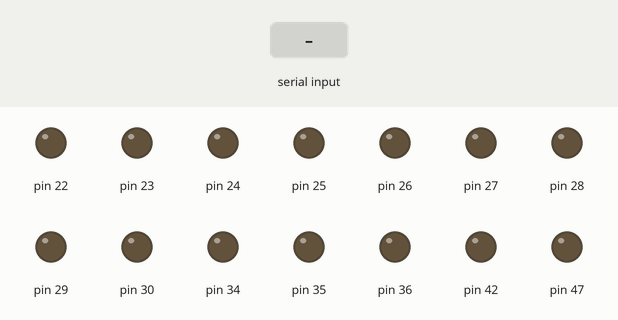
Recording of a sketch running on a simulated Arduino Mega 2560, built with avr-gcc and run on an emulated ATmega2560. Parts: output pins drawn as LEDs (lit = HIGH). Inputs (shaded band) come from the test bench.

Above: at 1.2 s.
1.3 s: "singapore 1\n" received over the second serial link
At 2.5 s:
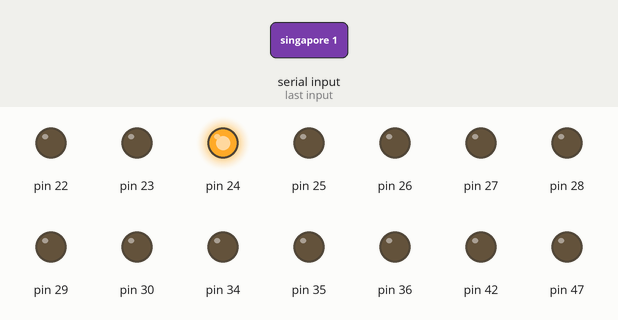
2.8 s: "cairo 1\n" received over the second serial link
At 3.7 s:
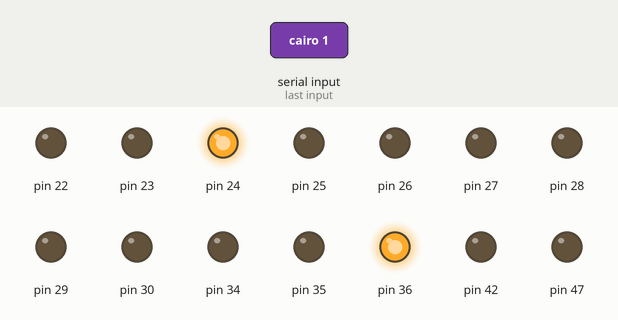
4.3 s: "red 1\n" received over the second serial link
At 4.8 s:
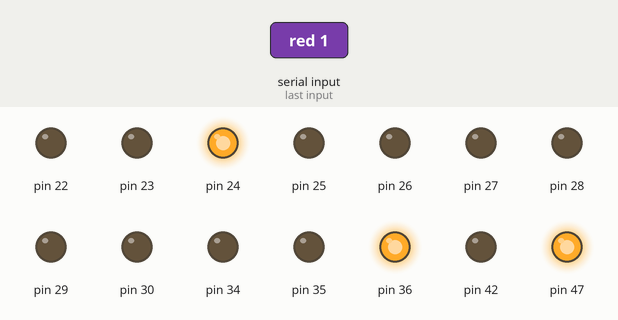
5.8 s: " \n" received over the second serial link
At 7.0 s:
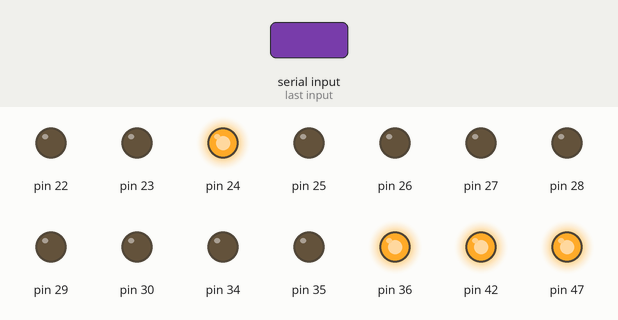
7.3 s: "singapore\n" received over the second serial link
At 8.3 s:
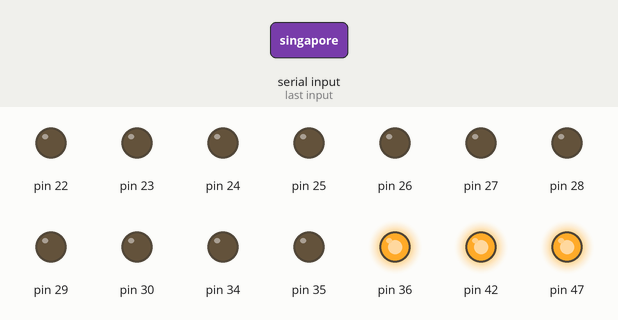
8.8 s: "cairo\n" received over the second serial link
At 9.4 s:
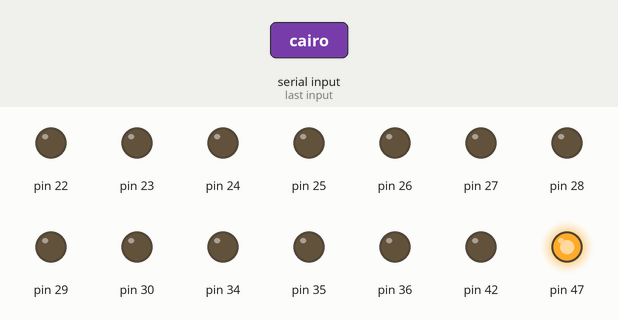
Timing chart, 0 to 11.3 s (numbered marks = the images above; inputs shaded):
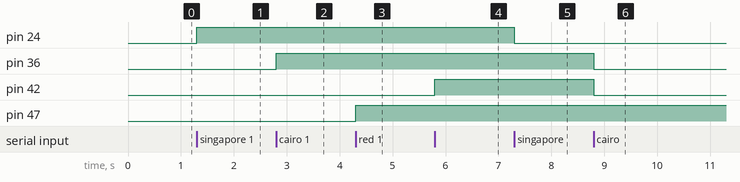

Measured:
- after the input at 1.3 s, pin 24: LOW → HIGH at once
- after the input at 2.8 s, pin 36: LOW → HIGH at once
- after the input at 4.3 s, pin 47: LOW → HIGH at once
- after the input at 5.8 s, pin 42: LOW → HIGH at once
- after the input at 7.3 s, pin 24: HIGH → LOW at once
- after the input at 8.8 s, pin 36, pin 42: HIGH → LOW at once

The sketch:

line_1_2.ino
```cpp
#include<SoftwareSerial.h>

SoftwareSerial LineSerial(12, 13);

int singapore_led[9] = {22, 23, 24, 25, 26, 27, 28, 29, 30};
int cairo_led[9] = {34, 35, 36, 37, 38, 39, 40, 41, 42};
int istanbul_led[9] = {45, 46, 47, 48, 49, 50, 51, 52, 53};

String data = "";
int blank = 0;

String pl[4] = {"red", "blue", "yellow", "green"};

void setup() {
  for (int i = 22; i <= 30; i++) {
    pinMode(i, OUTPUT);
  }
  for (int i = 34; i <= 42; i++) {
    pinMode(i, OUTPUT);
  }
  for (int i = 45; i <= 53; i++) {
    pinMode(i, OUTPUT);
  }
  Serial.begin(9600);
  while (!Serial) {
  }

  LineSerial.begin(9600);
}

void loop() { //코드를 무한반복합니다.
  if (LineSerial.available()) {
    data = LineSerial.readStringUntil('\n');
    blank = data.indexOf(" ");
    if(blank == -1){
      ledOn("off", data, 3);
    } else {
      String country = slicing();
      int player = slicing().toInt();
      int building = slicing().toInt();
      ledOn(pl[player], country, (building -1)*3);
    }
  }
}

void redPlayer(int redPin, int greenPin, int bluePin) {
  digitalWrite(redPin, HIGH);
  digitalWrite(greenPin, LOW);
  digitalWrite(bluePin, LOW);
}

void greenPlayer(int redPin, int greenPin, int bluePin) {
  digitalWrite(redPin, LOW);
  digitalWrite(greenPin, HIGH);
  digitalWrite(bluePin, LOW);
}

void bluePlayer(int redPin, int greenPin, int bluePin) {
  digitalWrite(redPin, LOW);
  digitalWrite(greenPin, LOW);
  digitalWrite(bluePin, HIGH);
}

void yellowPlayer(int redPin, int greenPin, int bluePin) {
  digitalWrite(redPin, HIGH);
  digitalWrite(greenPin, HIGH);
  digitalWrite(bluePin, LOW);
}

void ledOff(int redPin, int greenPin, int bluePin){
  digitalWrite(redPin, LOW);
  digitalWrite(greenPin, LOW);
  digitalWrite(bluePin, LOW);
}

void ledOn(String player, String country, int building){
  if(country == "singapore"){
    singapore(player, building);
  } else if(country == "cairo"){
    cairo(player, building);
  } else{
    istanbul(player, building);
  }
}

void singapore(String player, int building) {
  if(player == "red"){
    redPlayer(22+building, 23+building, 24+building);
  } else if (player == "green"){
    greenPlayer(22+building, 23+building, 24+building);
  } else if(player == "blue"){
    bluePlayer(22+building, 23+building, 24+building);
  } else if(player =="yellow"){
    yellowPlayer(22+building, 23+building, 24+building);
  } else {
    for(int i = 0; i < building; i++){
      ledOff(22+i*3, 23+i*3, 24+i*3);
    }
  }
}

void cairo(String player, int building) {
  if(player == "red"){
    redPlayer(34+building, 35+building, 36+building);
  } else if (player == "green"){
    greenPlayer(34+building, 35+building, 36+building);
  } else if(player == "blue"){
    bluePlayer(34+building, 35+building, 36+building);
  } else if(player =="yellow"){
    yellowPlayer(34+building, 35+building, 36+building);
  } else {
    for(int i = 0; i < building; i++){
      ledOff(34+i*3, 35+i*3, 36+i*3);
    }
  }
}

void istanbul(String player, int building){
  if(player == "red"){
    redPlayer(45+building, 46+building, 47+building);
  } else if (player == "green"){
    greenPlayer(45+building, 46+building, 47+building);
  } else if(player == "blue"){
    bluePlayer(45+building, 46+building, 47+building);
  } else if(player =="yellow"){
    yellowPlayer(45+building, 46+building, 47+building);
  } else {
    for(int i = 0; i < building; i++){
      ledOff(45+i*3, 46+i*3, 47+i*3);
    }
  }
}

String slicing(){
  blank = data.indexOf(" ");
  if (blank == -1){
    return data;
  }
  String info = data.substring(0, blank);
  int dataLength = data.length();
  data = data.substring(blank + 1, dataLength);
  return info;
}
```
